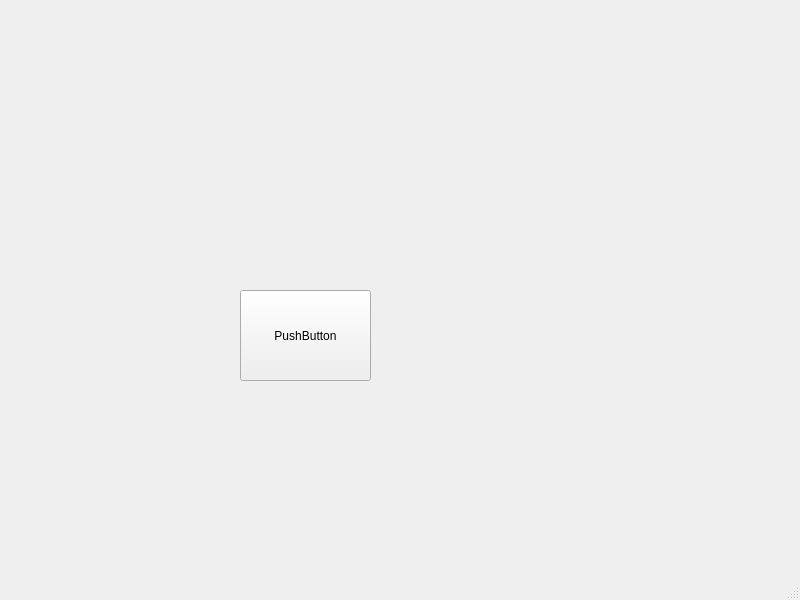
<?xml version="1.0" encoding="UTF-8"?>
<ui version="4.0">
 <class>MainWindow</class>
 <widget class="QMainWindow" name="MainWindow">
  <property name="geometry">
   <rect>
    <x>0</x>
    <y>0</y>
    <width>800</width>
    <height>600</height>
   </rect>
  </property>
  <property name="windowTitle">
   <string>MainWindow</string>
  </property>
  <widget class="QWidget" name="centralwidget">
   <widget class="QPushButton" name="pB_open_geocalculator">
    <property name="geometry">
     <rect>
      <x>240</x>
      <y>290</y>
      <width>131</width>
      <height>91</height>
     </rect>
    </property>
    <property name="text">
     <string>PushButton</string>
    </property>
   </widget>
  </widget>
  <widget class="QMenuBar" name="menubar">
   <property name="geometry">
    <rect>
     <x>0</x>
     <y>0</y>
     <width>800</width>
     <height>21</height>
    </rect>
   </property>
  </widget>
  <widget class="QStatusBar" name="statusbar"/>
 </widget>
 <resources/>
 <connections/>
</ui>
